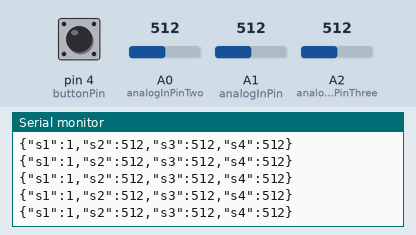
The sketch below on a simulated Arduino Uno, built for the host (arithmetic inside an expression is 32-bit, double 64-bit). Parts: the last lines printed to the serial monitor. Inputs (shaded band) come from the test bench; at power-on: A0 (analogInPinTwo) = 512, A1 (analogInPin) = 512, A2 (analogInPinThree) = 512, pin 4 (buttonPin) HIGH.

Above: at 1.2 s.
1.3 s: A0 (analogInPinTwo) set to 716
At 1.32 s:
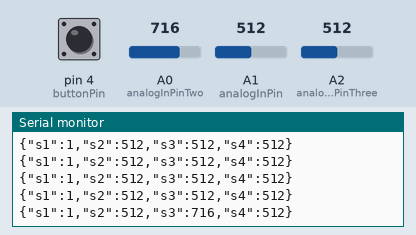
2.8 s: A1 (analogInPin) set to 716
At 2.82 s:
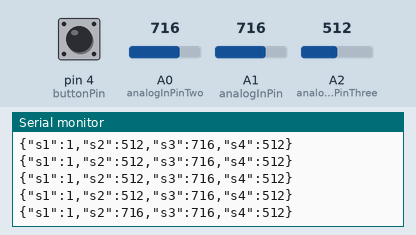
4.3 s: A2 (analogInPinThree) set to 716
At 4.32 s:
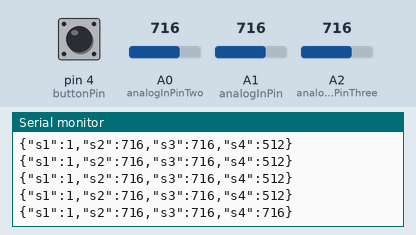
5.8 s: pin 4 (buttonPin) pulled LOW for 0.15 s
At 5.82 s:
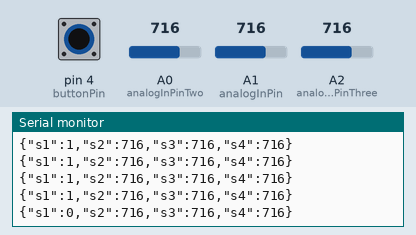
7.4 s: A0 (analogInPinTwo) set to 900
At 7.42 s:
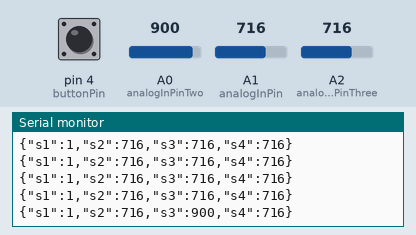
8.9 s: pin 4 (buttonPin) pulled LOW for 1 s
At 8.92 s:
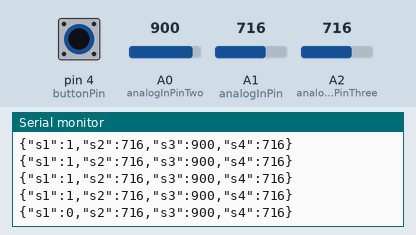
Timing chart, 0 to 11.9 s (numbered marks = the images above; inputs shaded):
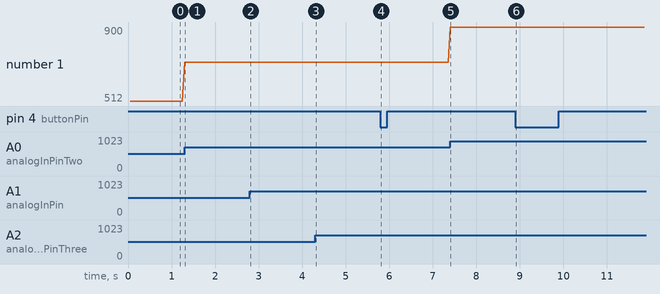

Measured:
- after the input at 1.3 s, the serial monitor: prints a new line at once (image 1)
- after the input at 2.8 s, the serial monitor: prints a new line at once (image 2)
- after the input at 4.3 s, the serial monitor: prints a new line at once (image 3)
- after the input at 5.8 s, the serial monitor: prints a new line at once (image 4)
- after the input at 7.4 s, the serial monitor: prints a new line at once (image 5)
- after the input at 8.9 s, the serial monitor: prints a new line at once (image 6)
- plotted number 1: 512 → 716 after the input at 1.3 s, 716 → 900 after the input at 7.4 s

The sketch:

Working_Code__three_controllers.ino
```cpp
/*
 * Creation & Computation - Digital Futures, OCAD University
 * Kate Hartman / Nick Puckett
 *
 * Send 2 values to P5.js
 * values are formatted as JSON objects
 * This example reads 1 button and 1 analog value
 *
 *
 */
#include <ArduinoJson.h>
//*****BE SURE TO INSTALL VERSION 5.13.3 OF THE LIBRARY IT INSTALL V6BETA BY DEFAULT


int buttonPin = 4;
int analogInPin = A1;
int analogInPinThree = A2;
int analogInPinTwo = A0;

unsigned long lastSend;
int sendRate = 50;
void setup()
{
  Serial.begin(9600);                                     //turn on the serial port
  pinMode(buttonPin,INPUT_PULLUP);                       //
}

void loop()

{
  int buttonValue = digitalRead(buttonPin);               //read the button
  int anaValue = analogRead(analogInPin);                 //read the analog value
  int anaValueTwo = analogRead(analogInPinTwo);                 //read the analog value
  int anaValueThree = analogRead(analogInPinThree);                 //read the analog value

if(millis()-lastSend>=sendRate)                           //use a timer to stablize the data send
{
////////////////////////////////////////////////////////////send the values to P5 over serial
  DynamicJsonBuffer messageBuffer(200);                   //create the Buffer for the JSON object
  JsonObject& p5Send = messageBuffer.createObject();      //create a JsonObject variable in that buffer

  p5Send["s1"]=buttonValue;                               //assign buttonValue to the key "s1" in the json object
  p5Send["s2"]=anaValue;                                  //assign anaValue to the key "s2" in the json object
  p5Send["s3"]=anaValueTwo;                                  //assign anaValue to the key "s3" in the json object
  p5Send["s4"]=anaValueThree;                                  //assign anaValue to the key "s4" in the json object

  p5Send.printTo(Serial);                                 //print JSON object as a string
  Serial.println();                                       //print a \n character to the serial port to distinguish between objects

lastSend = millis();
}

}
```
